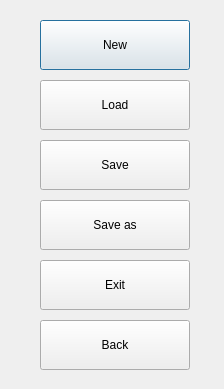
<?xml version="1.0" encoding="UTF-8"?>
<ui version="4.0">
 <class>Menu</class>
 <widget class="QDialog" name="Menu">
  <property name="windowModality">
   <enum>Qt::ApplicationModal</enum>
  </property>
  <property name="geometry">
   <rect>
    <x>0</x>
    <y>0</y>
    <width>224</width>
    <height>389</height>
   </rect>
  </property>
  <property name="sizePolicy">
   <sizepolicy hsizetype="Fixed" vsizetype="Fixed">
    <horstretch>0</horstretch>
    <verstretch>0</verstretch>
   </sizepolicy>
  </property>
  <property name="minimumSize">
   <size>
    <width>224</width>
    <height>389</height>
   </size>
  </property>
  <property name="maximumSize">
   <size>
    <width>224</width>
    <height>389</height>
   </size>
  </property>
  <property name="windowTitle">
   <string>Menu</string>
  </property>
  <property name="sizeGripEnabled">
   <bool>false</bool>
  </property>
  <widget class="QPushButton" name="New">
   <property name="geometry">
    <rect>
     <x>40</x>
     <y>20</y>
     <width>150</width>
     <height>50</height>
    </rect>
   </property>
   <property name="sizePolicy">
    <sizepolicy hsizetype="Expanding" vsizetype="Expanding">
     <horstretch>0</horstretch>
     <verstretch>0</verstretch>
    </sizepolicy>
   </property>
   <property name="text">
    <string>New</string>
   </property>
  </widget>
  <widget class="QPushButton" name="Load">
   <property name="geometry">
    <rect>
     <x>40</x>
     <y>80</y>
     <width>150</width>
     <height>50</height>
    </rect>
   </property>
   <property name="text">
    <string>Load</string>
   </property>
  </widget>
  <widget class="QPushButton" name="Save">
   <property name="geometry">
    <rect>
     <x>40</x>
     <y>140</y>
     <width>150</width>
     <height>50</height>
    </rect>
   </property>
   <property name="text">
    <string>Save</string>
   </property>
  </widget>
  <widget class="QPushButton" name="Save_as">
   <property name="geometry">
    <rect>
     <x>40</x>
     <y>200</y>
     <width>150</width>
     <height>50</height>
    </rect>
   </property>
   <property name="text">
    <string>Save as</string>
   </property>
  </widget>
  <widget class="QPushButton" name="Exit">
   <property name="geometry">
    <rect>
     <x>40</x>
     <y>260</y>
     <width>150</width>
     <height>50</height>
    </rect>
   </property>
   <property name="text">
    <string>Exit</string>
   </property>
  </widget>
  <widget class="QPushButton" name="Back">
   <property name="geometry">
    <rect>
     <x>40</x>
     <y>320</y>
     <width>150</width>
     <height>50</height>
    </rect>
   </property>
   <property name="text">
    <string>Back</string>
   </property>
  </widget>
 </widget>
 <resources/>
 <connections/>
</ui>
